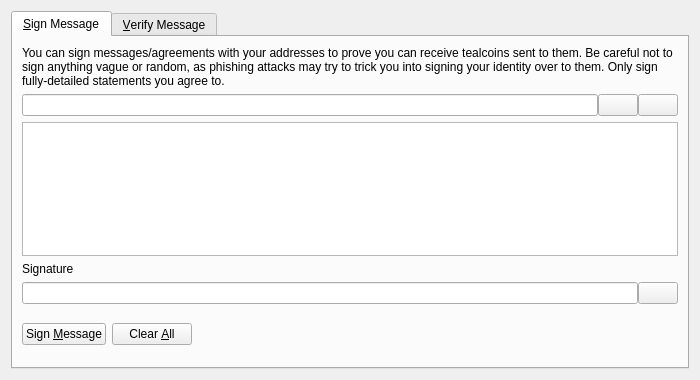
<?xml version="1.0" encoding="UTF-8"?>
<ui version="4.0">
 <class>SignVerifyMessageDialog</class>
 <widget class="QDialog" name="SignVerifyMessageDialog">
  <property name="geometry">
   <rect>
    <x>0</x>
    <y>0</y>
    <width>700</width>
    <height>380</height>
   </rect>
  </property>
  <property name="windowTitle">
   <string>Signatures - Sign / Verify a Message</string>
  </property>
  <property name="modal">
   <bool>true</bool>
  </property>
  <layout class="QVBoxLayout" name="verticalLayout">
   <item>
    <widget class="QTabWidget" name="tabWidget">
     <property name="currentIndex">
      <number>0</number>
     </property>
     <widget class="QWidget" name="tabSignMessage">
      <attribute name="title">
       <string>&amp;Sign Message</string>
      </attribute>
      <layout class="QVBoxLayout" name="verticalLayout_SM">
       <item>
        <widget class="QLabel" name="infoLabel_SM">
         <property name="text">
          <string>You can sign messages/agreements with your addresses to prove you can receive tealcoins sent to them. Be careful not to sign anything vague or random, as phishing attacks may try to trick you into signing your identity over to them. Only sign fully-detailed statements you agree to.</string>
         </property>
         <property name="textFormat">
          <enum>Qt::PlainText</enum>
         </property>
         <property name="wordWrap">
          <bool>true</bool>
         </property>
        </widget>
       </item>
       <item>
        <layout class="QHBoxLayout" name="horizontalLayout_1_SM">
         <property name="spacing">
          <number>0</number>
         </property>
         <item>
          <widget class="QValidatedLineEdit" name="addressIn_SM">
           <property name="toolTip">
            <string>The Tealcoin address to sign the message with</string>
           </property>
          </widget>
         </item>
         <item>
          <widget class="QPushButton" name="addressBookButton_SM">
           <property name="toolTip">
            <string>Choose previously used address</string>
           </property>
           <property name="text">
            <string/>
           </property>
           <property name="icon">
            <iconset resource="../bitcoin.qrc">
             <normaloff>:/icons/address-book</normaloff>:/icons/address-book</iconset>
           </property>
           <property name="shortcut">
            <string>Alt+A</string>
           </property>
           <property name="autoDefault">
            <bool>false</bool>
           </property>
          </widget>
         </item>
         <item>
          <widget class="QPushButton" name="pasteButton_SM">
           <property name="toolTip">
            <string>Paste address from clipboard</string>
           </property>
           <property name="text">
            <string/>
           </property>
           <property name="icon">
            <iconset resource="../bitcoin.qrc">
             <normaloff>:/icons/editpaste</normaloff>:/icons/editpaste</iconset>
           </property>
           <property name="shortcut">
            <string>Alt+P</string>
           </property>
           <property name="autoDefault">
            <bool>false</bool>
           </property>
          </widget>
         </item>
        </layout>
       </item>
       <item>
        <widget class="QPlainTextEdit" name="messageIn_SM">
         <property name="toolTip">
          <string>Enter the message you want to sign here</string>
         </property>
        </widget>
       </item>
       <item>
        <widget class="QLabel" name="signatureLabel_SM">
         <property name="text">
          <string>Signature</string>
         </property>
         <property name="textFormat">
          <enum>Qt::PlainText</enum>
         </property>
        </widget>
       </item>
       <item>
        <layout class="QHBoxLayout" name="horizontalLayout_2_SM">
         <property name="spacing">
          <number>0</number>
         </property>
         <item>
          <widget class="QLineEdit" name="signatureOut_SM">
           <property name="font">
            <font>
             <italic>true</italic>
            </font>
           </property>
           <property name="readOnly">
            <bool>true</bool>
           </property>
          </widget>
         </item>
         <item>
          <widget class="QPushButton" name="copySignatureButton_SM">
           <property name="toolTip">
            <string>Copy the current signature to the system clipboard</string>
           </property>
           <property name="text">
            <string/>
           </property>
           <property name="icon">
            <iconset resource="../bitcoin.qrc">
             <normaloff>:/icons/editcopy</normaloff>:/icons/editcopy</iconset>
           </property>
           <property name="autoDefault">
            <bool>false</bool>
           </property>
          </widget>
         </item>
        </layout>
       </item>
       <item>
        <layout class="QHBoxLayout" name="horizontalLayout_3_SM">
         <item>
          <widget class="QPushButton" name="signMessageButton_SM">
           <property name="toolTip">
            <string>Sign the message to prove you own this Tealcoin address</string>
           </property>
           <property name="text">
            <string>Sign &amp;Message</string>
           </property>
           <property name="icon">
            <iconset resource="../bitcoin.qrc">
             <normaloff>:/icons/edit</normaloff>:/icons/edit</iconset>
           </property>
           <property name="autoDefault">
            <bool>false</bool>
           </property>
          </widget>
         </item>
         <item>
          <widget class="QPushButton" name="clearButton_SM">
           <property name="toolTip">
            <string>Reset all sign message fields</string>
           </property>
           <property name="text">
            <string>Clear &amp;All</string>
           </property>
           <property name="icon">
            <iconset resource="../bitcoin.qrc">
             <normaloff>:/icons/remove</normaloff>:/icons/remove</iconset>
           </property>
           <property name="autoDefault">
            <bool>false</bool>
           </property>
          </widget>
         </item>
         <item>
          <spacer name="horizontalSpacer_1_SM">
           <property name="orientation">
            <enum>Qt::Horizontal</enum>
           </property>
           <property name="sizeHint" stdset="0">
            <size>
             <width>40</width>
             <height>48</height>
            </size>
           </property>
          </spacer>
         </item>
         <item>
          <widget class="QLabel" name="statusLabel_SM">
           <property name="font">
            <font>
             <weight>75</weight>
             <bold>true</bold>
            </font>
           </property>
           <property name="text">
            <string/>
           </property>
           <property name="wordWrap">
            <bool>true</bool>
           </property>
          </widget>
         </item>
         <item>
          <spacer name="horizontalSpacer_2_SM">
           <property name="orientation">
            <enum>Qt::Horizontal</enum>
           </property>
           <property name="sizeHint" stdset="0">
            <size>
             <width>40</width>
             <height>48</height>
            </size>
           </property>
          </spacer>
         </item>
        </layout>
       </item>
      </layout>
     </widget>
     <widget class="QWidget" name="tabVerifyMessage">
      <attribute name="title">
       <string>&amp;Verify Message</string>
      </attribute>
      <layout class="QVBoxLayout" name="verticalLayout_VM">
       <item>
        <widget class="QLabel" name="infoLabel_VM">
         <property name="text">
          <string>Enter the receiver's address, message (ensure you copy line breaks, spaces, tabs, etc. exactly) and signature below to verify the message. Be careful not to read more into the signature than what is in the signed message itself, to avoid being tricked by a man-in-the-middle attack. Note that this only proves the signing party receives with the address, it cannot prove sendership of any transaction!</string>
         </property>
         <property name="textFormat">
          <enum>Qt::PlainText</enum>
         </property>
         <property name="alignment">
          <set>Qt::AlignLeading|Qt::AlignLeft|Qt::AlignTop</set>
         </property>
         <property name="wordWrap">
          <bool>true</bool>
         </property>
        </widget>
       </item>
       <item>
        <layout class="QHBoxLayout" name="horizontalLayout_1_VM">
         <property name="spacing">
          <number>0</number>
         </property>
         <item>
          <widget class="QValidatedLineEdit" name="addressIn_VM">
           <property name="toolTip">
            <string>The Tealcoin address the message was signed with</string>
           </property>
          </widget>
         </item>
         <item>
          <widget class="QPushButton" name="addressBookButton_VM">
           <property name="toolTip">
            <string>Choose previously used address</string>
           </property>
           <property name="text">
            <string/>
           </property>
           <property name="icon">
            <iconset resource="../bitcoin.qrc">
             <normaloff>:/icons/address-book</normaloff>:/icons/address-book</iconset>
           </property>
           <property name="shortcut">
            <string>Alt+A</string>
           </property>
           <property name="autoDefault">
            <bool>false</bool>
           </property>
          </widget>
         </item>
        </layout>
       </item>
       <item>
        <widget class="QPlainTextEdit" name="messageIn_VM"/>
       </item>
       <item>
        <widget class="QValidatedLineEdit" name="signatureIn_VM"/>
       </item>
       <item>
        <layout class="QHBoxLayout" name="horizontalLayout_2_VM">
         <item>
          <widget class="QPushButton" name="verifyMessageButton_VM">
           <property name="toolTip">
            <string>Verify the message to ensure it was signed with the specified Tealcoin address</string>
           </property>
           <property name="text">
            <string>Verify &amp;Message</string>
           </property>
           <property name="icon">
            <iconset resource="../bitcoin.qrc">
             <normaloff>:/icons/transaction_0</normaloff>:/icons/transaction_0</iconset>
           </property>
           <property name="autoDefault">
            <bool>false</bool>
           </property>
          </widget>
         </item>
         <item>
          <widget class="QPushButton" name="clearButton_VM">
           <property name="toolTip">
            <string>Reset all verify message fields</string>
           </property>
           <property name="text">
            <string>Clear &amp;All</string>
           </property>
           <property name="icon">
            <iconset resource="../bitcoin.qrc">
             <normaloff>:/icons/remove</normaloff>:/icons/remove</iconset>
           </property>
           <property name="autoDefault">
            <bool>false</bool>
           </property>
          </widget>
         </item>
         <item>
          <spacer name="horizontalSpacer_1_VM">
           <property name="orientation">
            <enum>Qt::Horizontal</enum>
           </property>
           <property name="sizeHint" stdset="0">
            <size>
             <width>40</width>
             <height>48</height>
            </size>
           </property>
          </spacer>
         </item>
         <item>
          <widget class="QLabel" name="statusLabel_VM">
           <property name="font">
            <font>
             <weight>75</weight>
             <bold>true</bold>
            </font>
           </property>
           <property name="text">
            <string/>
           </property>
           <property name="wordWrap">
            <bool>true</bool>
           </property>
          </widget>
         </item>
         <item>
          <spacer name="horizontalSpacer_2_VM">
           <property name="orientation">
            <enum>Qt::Horizontal</enum>
           </property>
           <property name="sizeHint" stdset="0">
            <size>
             <width>40</width>
             <height>48</height>
            </size>
           </property>
          </spacer>
         </item>
        </layout>
       </item>
      </layout>
     </widget>
    </widget>
   </item>
  </layout>
 </widget>
 <customwidgets>
  <customwidget>
   <class>QValidatedLineEdit</class>
   <extends>QLineEdit</extends>
   <header>qvalidatedlineedit.h</header>
  </customwidget>
 </customwidgets>
 <resources>
  <include location="../bitcoin.qrc"/>
 </resources>
 <connections/>
</ui>
